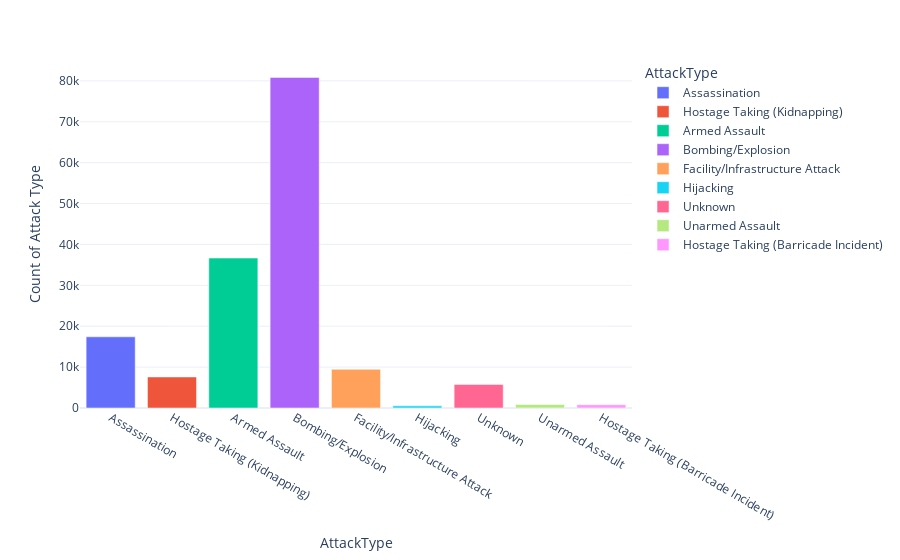

Source (notebook cell):
### Code cell
# Observation
# Bombing and Explosion method shows the highest chossen type.

# Count of Weapon Chssen for Attack.
from collections import Counter
values = list(dataset['AttackType'])
value_map = dict(Counter(values))
value_dataset = pd.DataFrame(value_map.items())
value_dataset.columns = ["AttackType","Count of Attack Type"]
px.bar(data_frame=value_dataset,x = 'AttackType',y = 'Count of Attack Type',color = 'AttackType',template="plotly_white")

### Figure 1 — Plotly figure (JSON) as saved in the notebook; plotly's stock layout.template omitted (floating-point values rounded to 4 significant figures)
{"data": [{"alignmentgroup": "True", "hovertemplate": "AttackType=%{x}<br>Count of Attack Type=%{y}<extra></extra>", "legendgroup": "Assassination", "marker": {"color": "#636efa", "pattern": {"shape": ""}}, "name": "Assassination", "offsetgroup": "Assassination", "orientation": "v", "showlegend": true, "textposition": "auto", "type": "bar", "x": ["Assassination"], "xaxis": "x", "y": [17408], "yaxis": "y"}, {"alignmentgroup": "True", "hovertemplate": "AttackType=%{x}<br>Count of Attack Type=%{y}<extra></extra>", "legendgroup": "Hostage Taking (Kidnapping)", "marker": {"color": "#EF553B", "pattern": {"shape": ""}}, "name": "Hostage Taking (Kidnapping)", "offsetgroup": "Hostage Taking (Kidnapping)", "orientation": "v", "showlegend": true, "textposition": "auto", "type": "bar", "x": ["Hostage Taking (Kidnapping)"], "xaxis": "x", "y": [7591], "yaxis": "y"}, {"alignmentgroup": "True", "hovertemplate": "AttackType=%{x}<br>Count of Attack Type=%{y}<extra></extra>", "legendgroup": "Armed Assault", "marker": {"color": "#00cc96", "pattern": {"shape": ""}}, "name": "Armed Assault", "offsetgroup": "Armed Assault", "orientation": "v", "showlegend": true, "textposition": "auto", "type": "bar", "x": ["Armed Assault"], "xaxis": "x", "y": [36669], "yaxis": "y"}, {"alignmentgroup": "True", "hovertemplate": "AttackType=%{x}<br>Count of Attack Type=%{y}<extra></extra>", "legendgroup": "Bombing/Explosion", "marker": {"color": "#ab63fa", "pattern": {"shape": ""}}, "name": "Bombing/Explosion", "offsetgroup": "Bombing/Explosion", "orientation": "v", "showlegend": true, "textposition": "auto", "type": "bar", "x": ["Bombing/Explosion"], "xaxis": "x", "y": [80846], "yaxis": "y"}, {"alignmentgroup": "True", "hovertemplate": "AttackType=%{x}<br>Count of Attack Type=%{y}<extra></extra>", "legendgroup": "Facility/Infrastructure Attack", "marker": {"color": "#FFA15A", "pattern": {"shape": ""}}, "name": "Facility/Infrastructure Attack", "offsetgroup": "Facility/Infrastructure Attack", "orientation": "v", "showlegend": true, "textposition": "auto", "type": "bar", "x": ["Facility/Infrastructure Attack"], "xaxis": "x", "y": [9465], "yaxis": "y"}, {"alignmentgroup": "True", "hovertemplate": "AttackType=%{x}<br>Count of Attack Type=%{y}<extra></extra>", "legendgroup": "Hijacking", "marker": {"color": "#19d3f3", "pattern": {"shape": ""}}, "name": "Hijacking", "offsetgroup": "Hijacking", "orientation": "v", "showlegend": true, "textposition": "auto", "type": "bar", "x": ["Hijacking"], "xaxis": "x", "y": [524], "yaxis": "y"}, {"alignmentgroup": "True", "hovertemplate": "AttackType=%{x}<br>Count of Attack Type=%{y}<extra></extra>", "legendgroup": "Unknown", "marker": {"color": "#FF6692", "pattern": {"shape": ""}}, "name": "Unknown", "offsetgroup": "Unknown", "orientation": "v", "showlegend": true, "textposition": "auto", "type": "bar", "x": ["Unknown"], "xaxis": "x", "y": [5770], "yaxis": "y"}, {"alignmentgroup": "True", "hovertemplate": "AttackType=%{x}<br>Count of Attack Type=%{y}<extra></extra>", "legendgroup": "Unarmed Assault", "marker": {"color": "#B6E880", "pattern": {"shape": ""}}, "name": "Unarmed Assault", "offsetgroup": "Unarmed Assault", "orientation": "v", "showlegend": true, "textposition": "auto", "type": "bar", "x": ["Unarmed Assault"], "xaxis": "x", "y": [874], "yaxis": "y"}, {"alignmentgroup": "True", "hovertemplate": "AttackType=%{x}<br>Count of Attack Type=%{y}<extra></extra>", "legendgroup": "Hostage Taking (Barricade Incident)", "marker": {"color": "#FF97FF", "pattern": {"shape": ""}}, "name": "Hostage Taking (Barricade Incident)", "offsetgroup": "Hostage Taking (Barricade Incident)", "orientation": "v", "showlegend": true, "textposition": "auto", "type": "bar", "x": ["Hostage Taking (Barricade Incident)"], "xaxis": "x", "y": [799], "yaxis": "y"}], "layout": {"autosize": true, "barmode": "relative", "legend": {"title": {"text": "AttackType"}, "tracegroupgap": 0}, "margin": {"t": 60}, "xaxis": {"anchor": "y", "autorange": true, "categoryarray": ["Assassination", "Hostage Taking (Kidnapping)", "Armed Assault", "Bombing/Explosion", "Facility/Infrastructure Attack", "Hijacking", "Unknown", "Unarmed Assault", "Hostage Taking (Barricade Incident)"], "categoryorder": "array", "domain": [0, 1], "range": [-0.5, 8.5], "title": {"text": "AttackType"}, "type": "category"}, "yaxis": {"anchor": "x", "autorange": true, "domain": [0, 1], "range": [0, 85100.0], "title": {"text": "Count of Attack Type"}, "type": "linear"}}}
